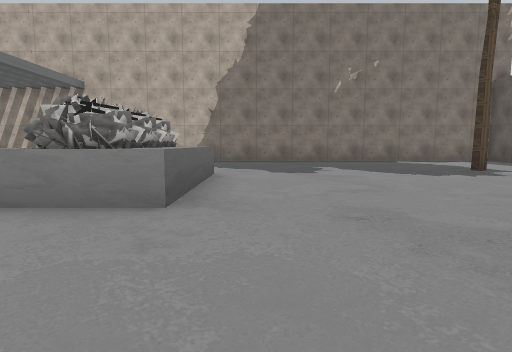
View 1 (above)

20 first-person views from a walk through a Unity game level. The camera is 1.2 m above the floor, tilts 6° down and sees 80° across. The floor is counted in squares, 2 m on a side. Each view is taken from the middle of a square. On the plan, view 1 faces up. The plan holds only what a view shows up to about 9 squares ahead; the rest is blank. The player is left out. Some surface patterns are stand-ins.

View 2
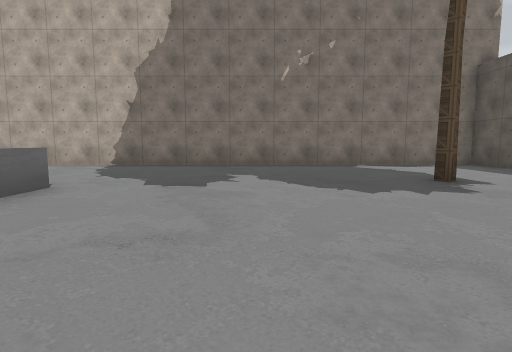

View 3
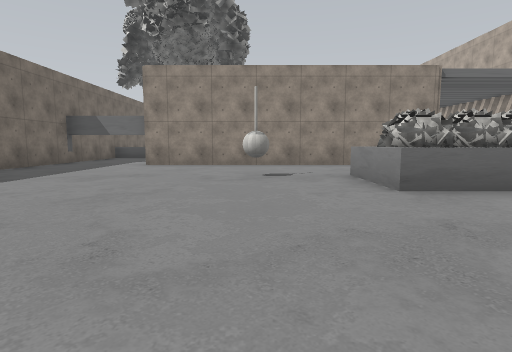

View 4
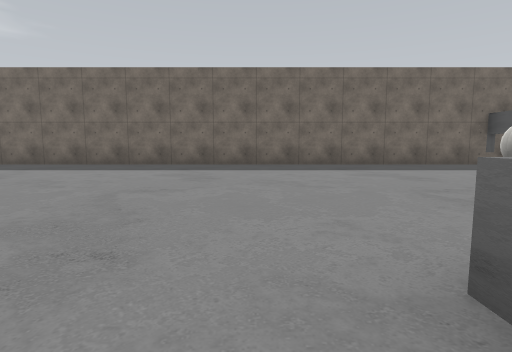

View 5
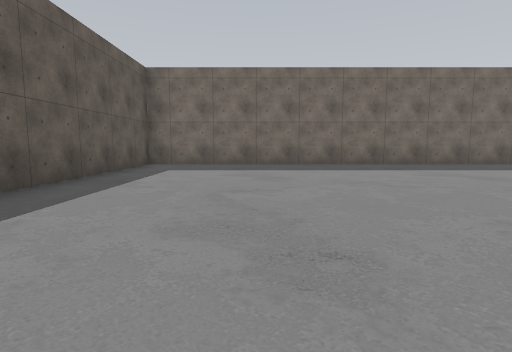

View 6
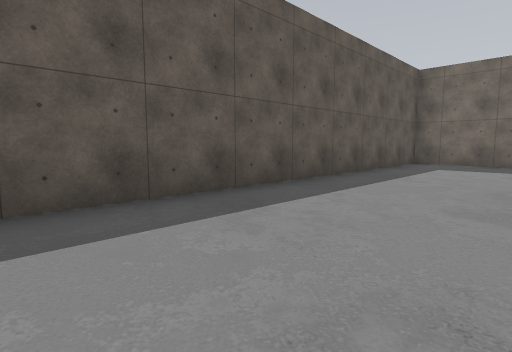

View 7
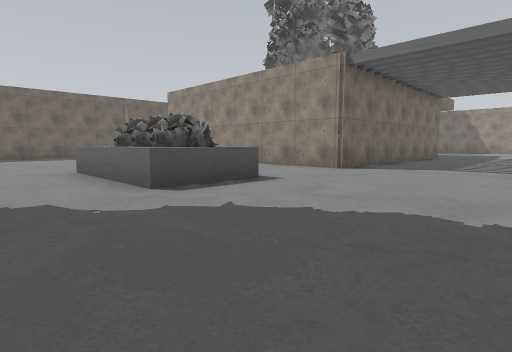

View 8
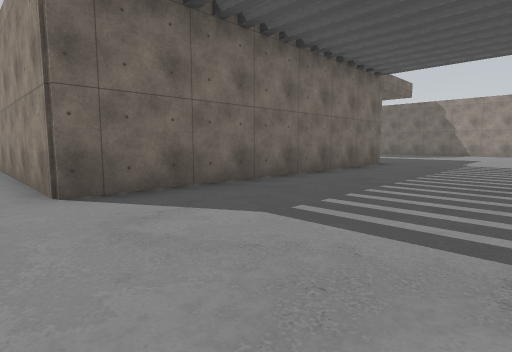

View 9
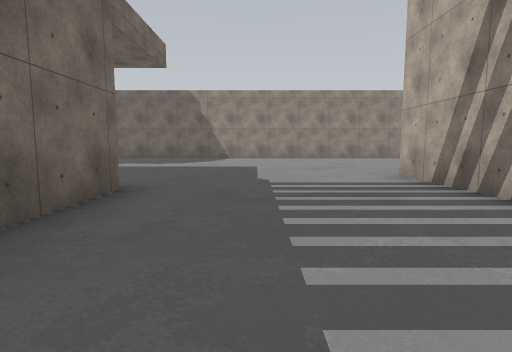

View 10
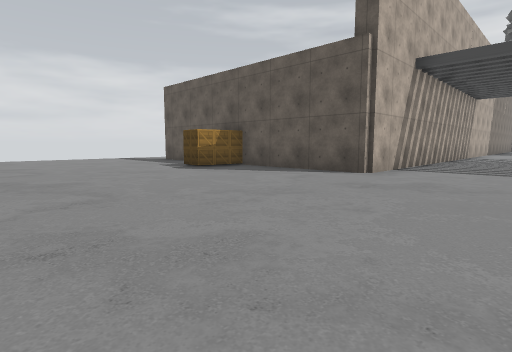

View 11
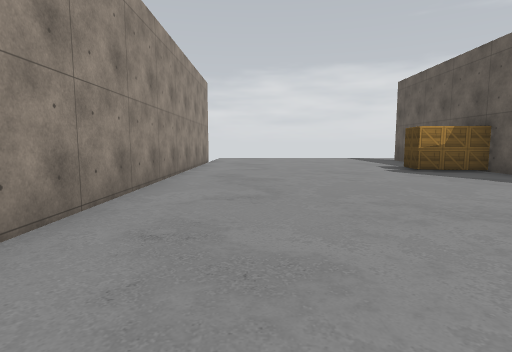

View 12
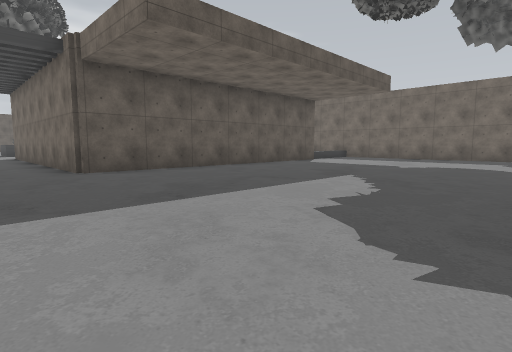

View 13
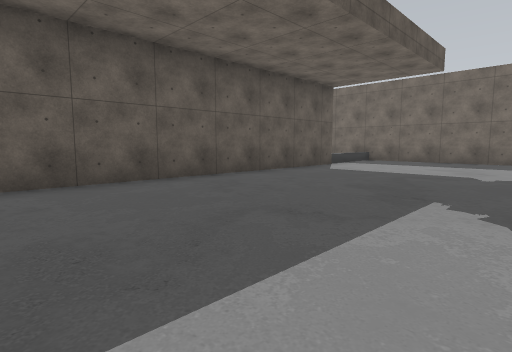

View 14
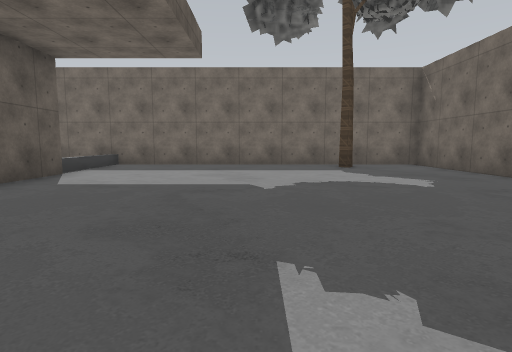

View 15
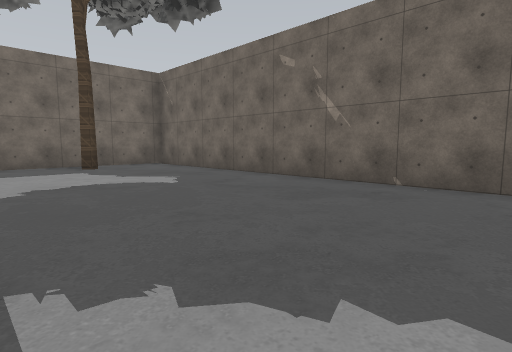

View 16
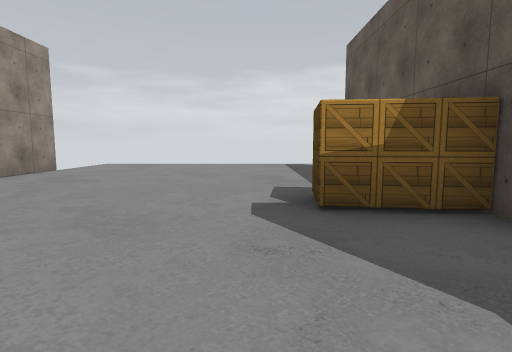

View 17
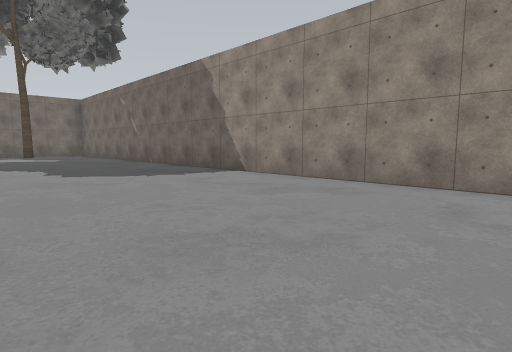

View 18
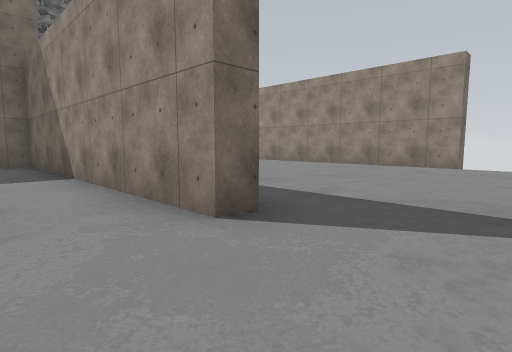

View 19
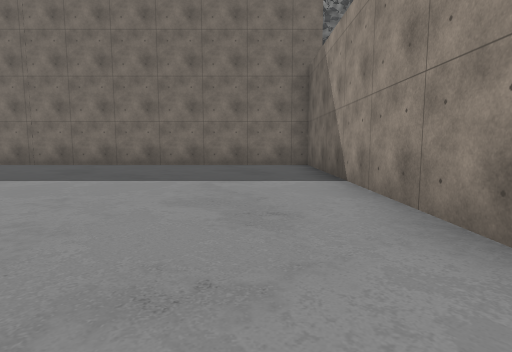

View 20
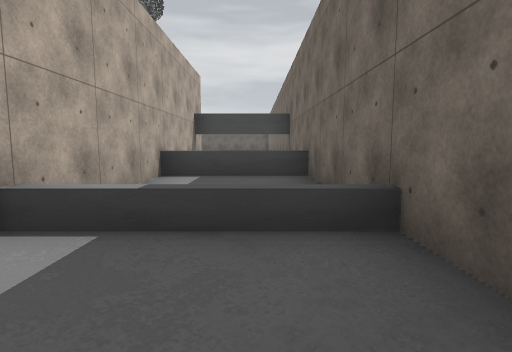

### Floor plan
Points are (right, up) in squares from view 1. A wall is a line through its corners. A room is listed if a view was taken in it or the views show most of it. See-through windows are left out.
Room 1 (views 1, 2, 3, 4, 5, 6, 7, 8, 9, 10, 11, 12, 13, 14, 15, 16, 17, 20)
walls: (-11.9, 10.8) (-16, 10.8) (-16, 14.6); (-7, -2.2) (-14.1, -2.2) (-14.1, 6.2) (-5.8, 6.2) (-5.8, -2.2); (-16, 19.1) (-15.5, 19.1); (8.2, 9.2) (8.2, 10.8) (-5.4, 10.8); (-22.7, 19.2) (-22.7, -5) (8.2, -5) (8.2, 4.8)
low walls: (-10.2, -5) (-10.2, -2.1); (-13.9, -5) (-13.9, -2.1)
ways out: opening at (-16, 20.5) to room 2; gap at (-23, 19)
objects: box (-17, 15); other object (-3, 1); other object (-3, 3) to (-1, 6)
Room 2 (views 18, 19)
walls: (-15.5, 19.1) (-15.5, 11.3) (-6.6, 11.3)
ways out: opening at (-16, 20.5) to room 1

Positions as (right, up) in squares from view 1, and headings:
1: (0, 0), facing up
2: (2, 2), facing up
3: (3, 1), facing left
4: (0, 4), facing down
5: (5, 4), facing down
6: (5, 5), facing down-right
7: (1, 10), facing down-left
8: (-5, 10), facing down-left
9: (-10, 8), facing left
10: (-22, 8), facing up-right
11: (-21, 8), facing up
12: (-21, 8), facing down-right
13: (-19, 6), facing down-right
14: (-18, 4), facing down
15: (-18, 4), facing down-left
16: (-18, 12), facing up
17: (-18, 12), facing down-left
18: (-14, 21), facing down-left
19: (-14, 20), facing down
20: (-16, -4), facing right
